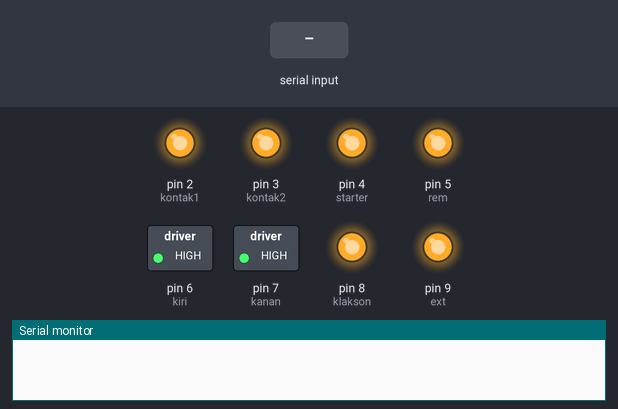
Bench run of a sketch on a simulated Arduino Uno, built with avr-gcc and run on an emulated ATmega328P. Shown: switched loads named in the sketch (green lamp = pin HIGH), output pins drawn as LEDs (lit = HIGH), the last lines printed to the serial monitor. The test bench sets the inputs (shaded band).

Above: at 1.2 s.
1.3 s: "1" received over Serial
At 1.7 s:
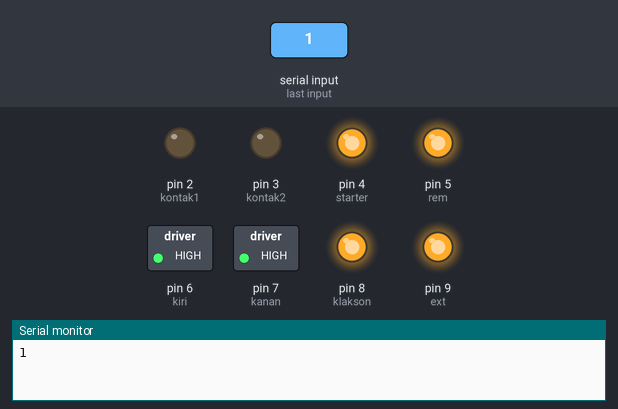
2.8 s: "2" received over Serial
At 4.0 s:
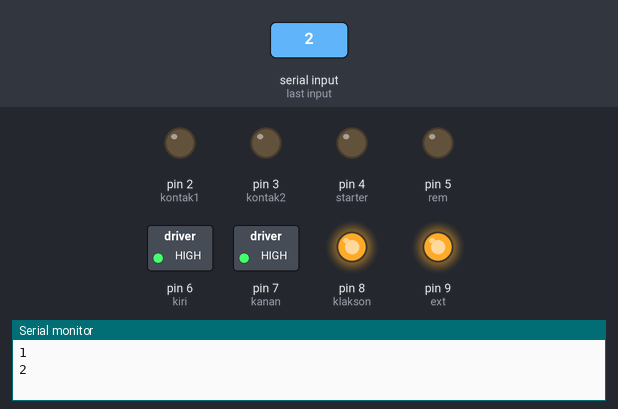
4.3 s: "A" received over Serial
At 5.2 s:
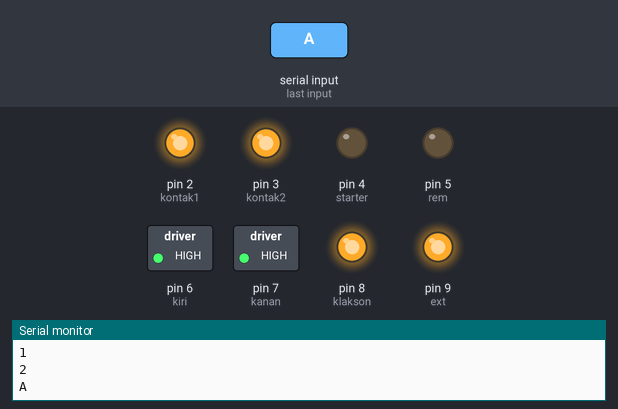
5.8 s: "3" received over Serial
At 6.3 s:
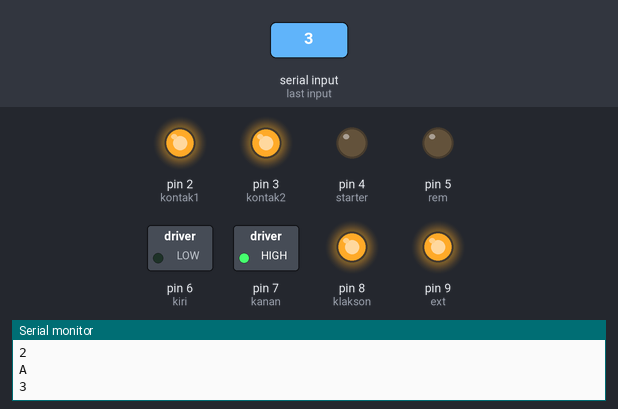
7.3 s: "B" received over Serial
At 8.5 s:
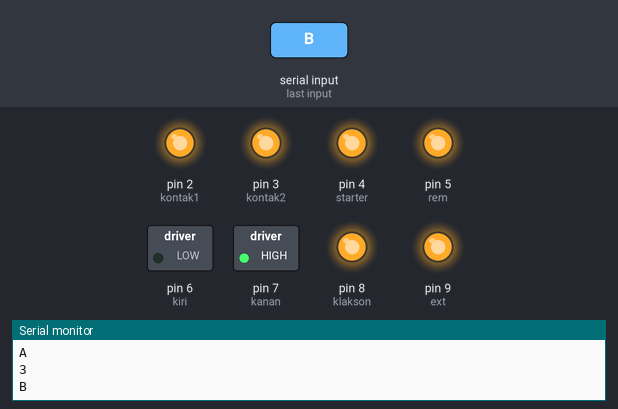
8.8 s: "4" received over Serial
At 9.8 s:
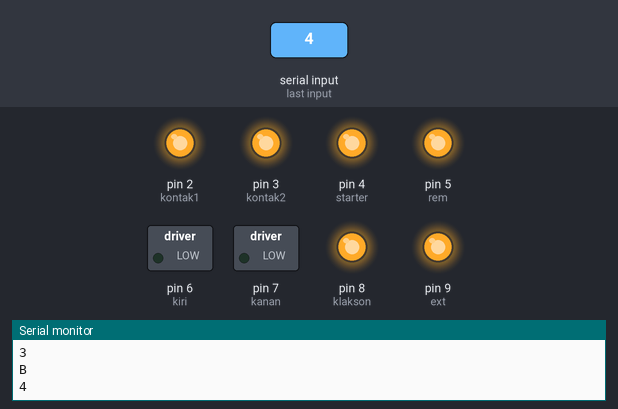
Timing chart, 0 to 11.3 s (numbered marks = the images above; inputs shaded):
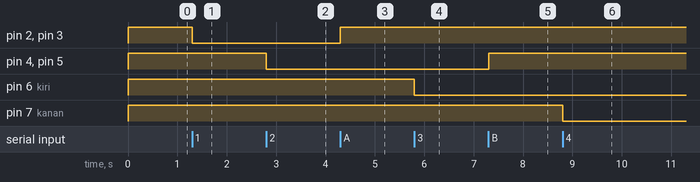

The sketch:

smart_motor_activ_low_v1_matic.ino
```cpp
//#include <SoftwareSerial.h>

const int kontak1=2, kontak2=3, starter=4, rem=5, kiri=6, kanan=7, klakson=8, ext=9; //ext=external atau tambahan
char val;
void setup() {

  pinMode(kontak1,OUTPUT);
  pinMode(kontak2,OUTPUT);
  pinMode(starter,OUTPUT);
  pinMode(rem,OUTPUT);
  pinMode(kiri,OUTPUT);
  pinMode(kanan,OUTPUT);
  pinMode(klakson,OUTPUT);
  pinMode(ext,OUTPUT);
  off();

  Serial.begin(9600);
}


void off()
{
    digitalWrite(kontak1,HIGH);
    digitalWrite(kontak2,HIGH);
    digitalWrite(starter,HIGH);
    digitalWrite(rem,HIGH);
    digitalWrite(kiri,HIGH);
    digitalWrite(kanan,HIGH);
    digitalWrite(klakson,HIGH);
    digitalWrite(ext,HIGH);


}


void loop() {
if( Serial.available() >0 ) {
    val = Serial.read();
    Serial.println(val);
}
//if( BTSerial.available() >0 ) {
//    val = BTSerial.read();
//    Serial.println(val);
//}
  if( val == '1' ) {
    digitalWrite(kontak1,LOW);
    digitalWrite(kontak2,LOW);
    }

  else if( val == '2' ) {
   digitalWrite(starter,LOW);
   digitalWrite(rem,LOW);
    }
  else if( val == '3' ) {
    digitalWrite(kiri,LOW);
  }
  else if( val == '4' ) {
    digitalWrite(kiri,LOW);
    digitalWrite(kanan,LOW);
    }
  else if( val == '5' ) {
    digitalWrite(kanan,LOW);
    }
  else if( val == '6' ) {
    digitalWrite(ext,LOW);
    }


  else if( val == 'A' ) {
    digitalWrite(kontak1,HIGH);
    digitalWrite(kontak2,HIGH);
    }
  else if( val == 'B' ) {
    digitalWrite(starter,HIGH);
    digitalWrite(rem,HIGH);
    }
  else if( val == 'C' ) {
    digitalWrite(kiri,HIGH);
    }
  else if( val == 'D' ) {
    digitalWrite(kiri,HIGH);
    digitalWrite(kanan,HIGH);
    }
  else if( val == 'E' ) {
    digitalWrite(kanan,HIGH);
    }
  else if( val == 'F' ) {
    digitalWrite(ext,HIGH);
    }
}
```

Measured:
- after the input at 1.3 s, pin 2 (kontak1), pin 3 (kontak2): HIGH → LOW at once
- after the input at 2.8 s, pin 4 (starter), pin 5 (rem): HIGH → LOW at once
- after the input at 4.3 s, pin 2 (kontak1), pin 3 (kontak2): LOW → HIGH at once
- after the input at 5.8 s, pin 6 (kiri): HIGH → LOW at once
- after the input at 7.3 s, pin 4 (starter), pin 5 (rem): LOW → HIGH at once
- after the input at 8.8 s, pin 7 (kanan): HIGH → LOW at once
